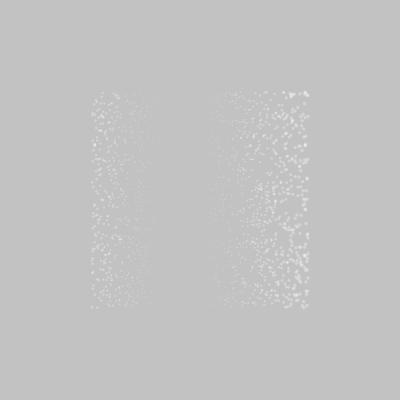
Frame 1 (no input)
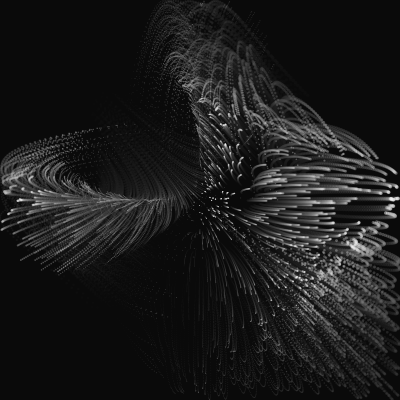
Frame 60 (the mouse pressed at the canvas centre just before this capture)
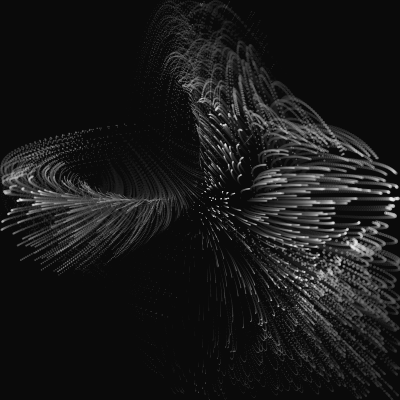
Frame 120 (the mouse held since frame 60 and released just before this capture)

The Processing sketch that drew these frames (run headless with seeded random() and noise(); from frame 60 on, the mouse is pressed at the canvas centre):

// Processing sketch: processing_27608
// ── processing_27608.pde

ArrayList points;
float t = 0;
float dt = 0.03;
 
void setup() {
  size(400, 400);
  colorMode(HSB, 2 * PI, 1, 1, 1);
  smooth();
   
  noStroke();
}
 
void draw() {
  clear();
  fill(120, 0, 1, 0.3);
   
  randomSeed(4127);
   
  for (int i = 0; i < 1800; i++) {
    particle(t);
  }
   
  t += dt;
}
 
void clear() {
  //background(0, 0, 0);
  fill(0, 0, 0, 0.05);
  rect(0, 0, width, height);
}
 
void particle(float t) {
  float x = random(-1, 1);
  float y = random(-1, 1);
  float d = 0;
   
  float xx = map(x*cos(y*t - cos(t*x)), -1, 1, 0, width);
  float yy = map(y*cos(x*t - cos(t*y)), -1, 1, 0, height);
  d = 0.5 + 3 * x*cos(y*t);
     
  ellipse(xx, yy, d, d);
}
 
void mousePressed() {
  t = 0;
}
